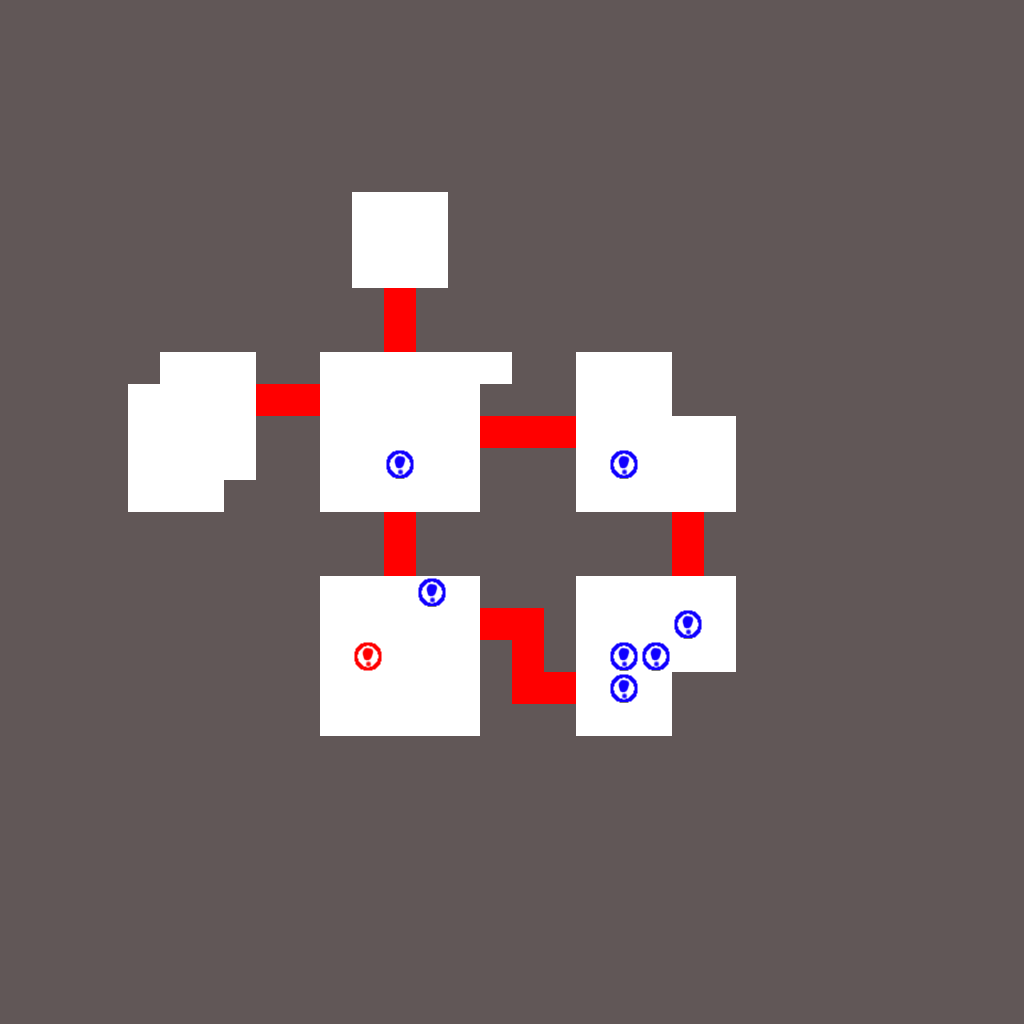

A level layout from a 2D game, rendered from its tile map. Below: a short description, then the map file with its tile-grid data intact:
An orthogonal 32x32 tile map with 32x32 px tiles, 2 tile layers (Map, Enemy).

<map version="1.0" orientation="orthogonal" renderorder="right-down" width="32" height="32" tilewidth="32" tileheight="32" nextobjectid="28">
 <tileset firstgid="1" name="default" tilewidth="32" tileheight="32" tilecount="64" columns="8">
  <image source="MapChip/map.png" width="256" height="256" />
 </tileset>
 <layer name="Map" width="32" height="32">
  <data encoding="csv">
2,2,2,2,2,2,2,2,2,2,2,2,2,2,2,2,2,2,2,2,2,2,2,2,2,2,2,2,2,2,2,2,
2,2,2,2,2,2,2,2,2,2,2,2,2,2,2,2,2,2,2,2,2,2,2,2,2,2,2,2,2,2,2,2,
2,2,2,2,2,2,2,2,2,2,2,2,2,2,2,2,2,2,2,2,2,2,2,2,2,2,2,2,2,2,2,2,
2,2,2,2,2,2,2,2,2,2,2,2,2,2,2,2,2,2,2,2,2,2,2,2,2,2,2,2,2,2,2,2,
2,2,2,2,2,2,2,2,2,2,2,2,2,2,2,2,2,2,2,2,2,2,2,2,2,2,2,2,2,2,2,2,
2,2,2,2,2,2,2,2,2,2,2,2,2,2,2,2,2,2,2,2,2,2,2,2,2,2,2,2,2,2,2,2,
2,2,2,2,2,2,2,2,2,2,2,1,1,1,2,2,2,2,2,2,2,2,2,2,2,2,2,2,2,2,2,2,
2,2,2,2,2,2,2,2,2,2,2,1,1,1,2,2,2,2,2,2,2,2,2,2,2,2,2,2,2,2,2,2,
2,2,2,2,2,2,2,2,2,2,2,1,1,1,2,2,2,2,2,2,2,2,2,2,2,2,2,2,2,2,2,2,
2,2,2,2,2,2,2,2,2,2,2,2,3,2,2,2,2,2,2,2,2,2,2,2,2,2,2,2,2,2,2,2,
2,2,2,2,2,2,2,2,2,2,2,2,3,2,2,2,2,2,2,2,2,2,2,2,2,2,2,2,2,2,2,2,
2,2,2,2,2,1,1,1,2,2,1,1,1,1,1,1,2,2,1,1,1,2,2,2,2,2,2,2,2,2,2,2,
2,2,2,2,1,1,1,1,3,3,1,1,1,1,1,2,2,2,1,1,1,2,2,2,2,2,2,2,2,2,2,2,
2,2,2,2,1,1,1,1,2,2,1,1,1,1,1,3,3,3,1,1,1,1,1,2,2,2,2,2,2,2,2,2,
2,2,2,2,1,1,1,1,2,2,1,1,1,1,1,2,2,2,1,1,1,1,1,2,2,2,2,2,2,2,2,2,
2,2,2,2,1,1,1,2,2,2,1,1,1,1,1,2,2,2,1,1,1,1,1,2,2,2,2,2,2,2,2,2,
2,2,2,2,2,2,2,2,2,2,2,2,3,2,2,2,2,2,2,2,2,3,2,2,2,2,2,2,2,2,2,2,
2,2,2,2,2,2,2,2,2,2,2,2,3,2,2,2,2,2,2,2,2,3,2,2,2,2,2,2,2,2,2,2,
2,2,2,2,2,2,2,2,2,2,1,1,1,1,1,2,2,2,1,1,1,1,1,2,2,2,2,2,2,2,2,2,
2,2,2,2,2,2,2,2,2,2,1,1,1,1,1,3,3,2,1,1,1,1,1,2,2,2,2,2,2,2,2,2,
2,2,2,2,2,2,2,2,2,2,1,1,1,1,1,2,3,2,1,1,1,1,1,2,2,2,2,2,2,2,2,2,
2,2,2,2,2,2,2,2,2,2,1,1,1,1,1,2,3,3,1,1,1,2,2,2,2,2,2,2,2,2,2,2,
2,2,2,2,2,2,2,2,2,2,1,1,1,1,1,2,2,2,1,1,1,2,2,2,2,2,2,2,2,2,2,2,
2,2,2,2,2,2,2,2,2,2,2,2,2,2,2,2,2,2,2,2,2,2,2,2,2,2,2,2,2,2,2,2,
2,2,2,2,2,2,2,2,2,2,2,2,2,2,2,2,2,2,2,2,2,2,2,2,2,2,2,2,2,2,2,2,
2,2,2,2,2,2,2,2,2,2,2,2,2,2,2,2,2,2,2,2,2,2,2,2,2,2,2,2,2,2,2,2,
2,2,2,2,2,2,2,2,2,2,2,2,2,2,2,2,2,2,2,2,2,2,2,2,2,2,2,2,2,2,2,2,
2,2,2,2,2,2,2,2,2,2,2,2,2,2,2,2,2,2,2,2,2,2,2,2,2,2,2,2,2,2,2,2,
2,2,2,2,2,2,2,2,2,2,2,2,2,2,2,2,2,2,2,2,2,2,2,2,2,2,2,2,2,2,2,2,
2,2,2,2,2,2,2,2,2,2,2,2,2,2,2,2,2,2,2,2,2,2,2,2,2,2,2,2,2,2,2,2,
2,2,2,2,2,2,2,2,2,2,2,2,2,2,2,2,2,2,2,2,2,2,2,2,2,2,2,2,2,2,2,2,
2,2,2,2,2,2,2,2,2,2,2,2,2,2,2,2,2,2,2,2,2,2,2,2,2,2,2,2,2,2,2,2
</data>
 </layer>
 <layer name="Enemy" width="32" height="32">
  <data encoding="csv">
0,0,0,0,0,0,0,0,0,0,0,0,0,0,0,0,0,0,0,0,0,0,0,0,0,0,0,0,0,0,0,0,
0,0,0,0,0,0,0,0,0,0,0,0,0,0,0,0,0,0,0,0,0,0,0,0,0,0,0,0,0,0,0,0,
0,0,0,0,0,0,0,0,0,0,0,0,0,0,0,0,0,0,0,0,0,0,0,0,0,0,0,0,0,0,0,0,
0,0,0,0,0,0,0,0,0,0,0,0,0,0,0,0,0,0,0,0,0,0,0,0,0,0,0,0,0,0,0,0,
0,0,0,0,0,0,0,0,0,0,0,0,0,0,0,0,0,0,0,0,0,0,0,0,0,0,0,0,0,0,0,0,
0,0,0,0,0,0,0,0,0,0,0,0,0,0,0,0,0,0,0,0,0,0,0,0,0,0,0,0,0,0,0,0,
0,0,0,0,0,0,0,0,0,0,0,0,0,0,0,0,0,0,0,0,0,0,0,0,0,0,0,0,0,0,0,0,
0,0,0,0,0,0,0,0,0,0,0,0,0,0,0,0,0,0,0,0,0,0,0,0,0,0,0,0,0,0,0,0,
0,0,0,0,0,0,0,0,0,0,0,0,0,0,0,0,0,0,0,0,0,0,0,0,0,0,0,0,0,0,0,0,
0,0,0,0,0,0,0,0,0,0,0,0,0,0,0,0,0,0,0,0,0,0,0,0,0,0,0,0,0,0,0,0,
0,0,0,0,0,0,0,0,0,0,0,0,0,0,0,0,0,0,0,0,0,0,0,0,0,0,0,0,0,0,0,0,
0,0,0,0,0,0,0,0,0,0,0,0,0,0,0,0,0,0,0,0,0,0,0,0,0,0,0,0,0,0,0,0,
0,0,0,0,0,0,0,0,0,0,0,0,0,0,0,0,0,0,0,0,0,0,0,0,0,0,0,0,0,0,0,0,
0,0,0,0,0,0,0,0,0,0,0,0,0,0,0,0,0,0,0,0,0,0,0,0,0,0,0,0,0,0,0,0,
0,0,0,0,0,0,0,0,0,0,0,0,35,0,0,0,0,0,0,35,0,0,0,0,0,0,0,0,0,0,0,0,
0,0,0,0,0,0,0,0,0,0,0,0,0,0,0,0,0,0,0,0,0,0,0,0,0,0,0,0,0,0,0,0,
0,0,0,0,0,0,0,0,0,0,0,0,0,0,0,0,0,0,0,0,0,0,0,0,0,0,0,0,0,0,0,0,
0,0,0,0,0,0,0,0,0,0,0,0,0,0,0,0,0,0,0,0,0,0,0,0,0,0,0,0,0,0,0,0,
0,0,0,0,0,0,0,0,0,0,0,0,0,35,0,0,0,0,0,0,0,0,0,0,0,0,0,0,0,0,0,0,
0,0,0,0,0,0,0,0,0,0,0,0,0,0,0,0,0,0,0,0,0,35,0,0,0,0,0,0,0,0,0,0,
0,0,0,0,0,0,0,0,0,0,0,34,0,0,0,0,0,0,0,35,35,0,0,0,0,0,0,0,0,0,0,0,
0,0,0,0,0,0,0,0,0,0,0,0,0,0,0,0,0,0,0,35,0,0,0,0,0,0,0,0,0,0,0,0,
0,0,0,0,0,0,0,0,0,0,0,0,0,0,0,0,0,0,0,0,0,0,0,0,0,0,0,0,0,0,0,0,
0,0,0,0,0,0,0,0,0,0,0,0,0,0,0,0,0,0,0,0,0,0,0,0,0,0,0,0,0,0,0,0,
0,0,0,0,0,0,0,0,0,0,0,0,0,0,0,0,0,0,0,0,0,0,0,0,0,0,0,0,0,0,0,0,
0,0,0,0,0,0,0,0,0,0,0,0,0,0,0,0,0,0,0,0,0,0,0,0,0,0,0,0,0,0,0,0,
0,0,0,0,0,0,0,0,0,0,0,0,0,0,0,0,0,0,0,0,0,0,0,0,0,0,0,0,0,0,0,0,
0,0,0,0,0,0,0,0,0,0,0,0,0,0,0,0,0,0,0,0,0,0,0,0,0,0,0,0,0,0,0,0,
0,0,0,0,0,0,0,0,0,0,0,0,0,0,0,0,0,0,0,0,0,0,0,0,0,0,0,0,0,0,0,0,
0,0,0,0,0,0,0,0,0,0,0,0,0,0,0,0,0,0,0,0,0,0,0,0,0,0,0,0,0,0,0,0,
0,0,0,0,0,0,0,0,0,0,0,0,0,0,0,0,0,0,0,0,0,0,0,0,0,0,0,0,0,0,0,0,
0,0,0,0,0,0,0,0,0,0,0,0,0,0,0,0,0,0,0,0,0,0,0,0,0,0,0,0,0,0,0,0
</data>
 </layer>
 <objectgroup name="オブジェクト・レイヤー 1" />
</map>
